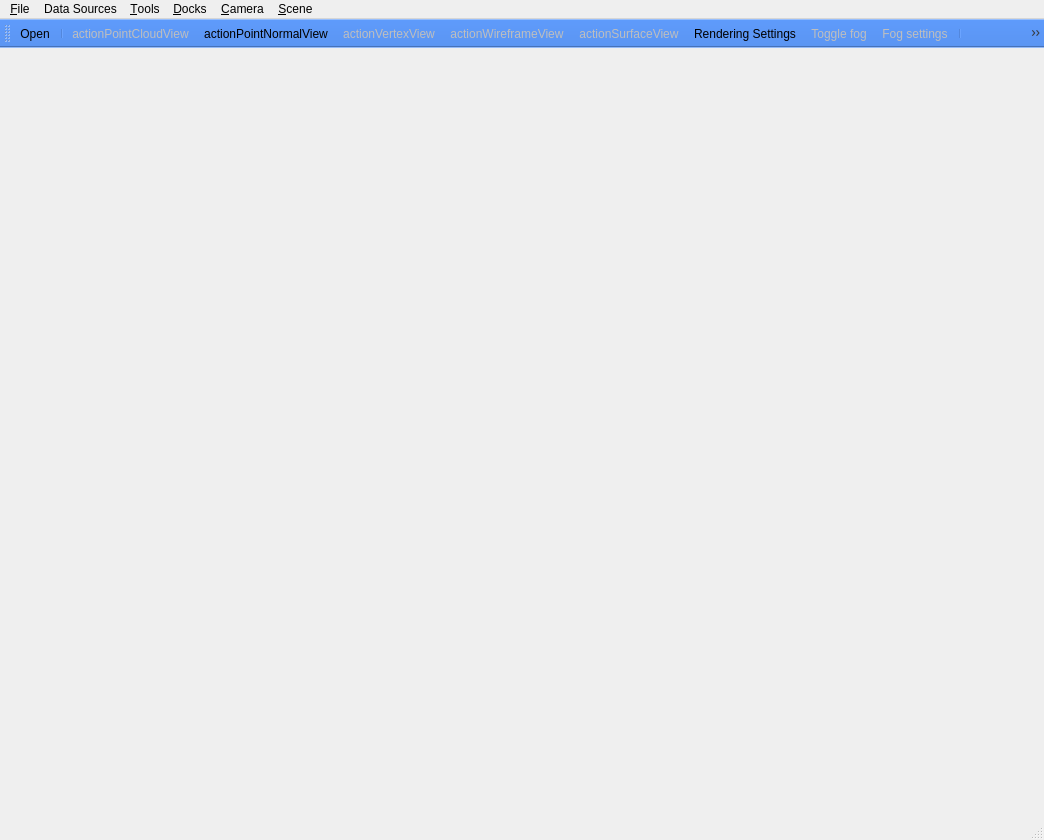
<?xml version="1.0" encoding="UTF-8"?>
<ui version="4.0">
 <class>MainWindow</class>
 <widget class="QMainWindow" name="MainWindow">
  <property name="geometry">
   <rect>
    <x>0</x>
    <y>0</y>
    <width>1044</width>
    <height>840</height>
   </rect>
  </property>
  <property name="sizePolicy">
   <sizepolicy hsizetype="Fixed" vsizetype="Fixed">
    <horstretch>0</horstretch>
    <verstretch>0</verstretch>
   </sizepolicy>
  </property>
  <property name="minimumSize">
   <size>
    <width>320</width>
    <height>200</height>
   </size>
  </property>
  <property name="maximumSize">
   <size>
    <width>100000</width>
    <height>100000</height>
   </size>
  </property>
  <property name="windowTitle">
   <string>MainWindow</string>
  </property>
  <widget class="QWidget" name="centralwidget"/>
  <widget class="QMenuBar" name="menubar">
   <property name="geometry">
    <rect>
     <x>0</x>
     <y>0</y>
     <width>1044</width>
     <height>22</height>
    </rect>
   </property>
   <widget class="QMenu" name="menu_File">
    <property name="title">
     <string>&amp;File</string>
    </property>
    <addaction name="action_Open"/>
    <addaction name="actionOpen_a_scan_in_slam6d_format"/>
    <addaction name="separator"/>
    <addaction name="action_Quit"/>
   </widget>
   <widget class="QMenu" name="menu_View">
    <property name="title">
     <string>&amp;Camera</string>
    </property>
    <addaction name="separator"/>
    <addaction name="actionShow_entire_scene"/>
    <addaction name="actionCenter_on_selected_object"/>
    <addaction name="actionGo_to_last_postion"/>
    <addaction name="separator"/>
    <addaction name="actionAdd_current_view_to_path"/>
    <addaction name="actionEdit_path"/>
    <addaction name="actionAnimate_Path"/>
    <addaction name="separator"/>
    <addaction name="actionXZ_ortho_projection"/>
    <addaction name="actionYZ_ortho_projection"/>
    <addaction name="actionXY_ortho_projection"/>
    <addaction name="actionPerspective_projection"/>
   </widget>
   <widget class="QMenu" name="menu_Tools">
    <property name="title">
     <string>&amp;Tools</string>
    </property>
    <addaction name="actionSave_Screenshot"/>
    <addaction name="actionGenerateMesh"/>
    <addaction name="actionMatchPointClouds"/>
   </widget>
   <widget class="QMenu" name="menuView">
    <property name="title">
     <string>&amp;Docks</string>
    </property>
   </widget>
   <widget class="QMenu" name="menu_Scene">
    <property name="title">
     <string>&amp;Scene</string>
    </property>
    <addaction name="actionToggle_fog"/>
    <addaction name="actionFog_settings"/>
   </widget>
   <widget class="QMenu" name="menuData_Sources">
    <property name="title">
     <string>Data Sources</string>
    </property>
    <addaction name="action_Kinect"/>
   </widget>
   <addaction name="menu_File"/>
   <addaction name="menuData_Sources"/>
   <addaction name="menu_Tools"/>
   <addaction name="menuView"/>
   <addaction name="menu_View"/>
   <addaction name="menu_Scene"/>
  </widget>
  <widget class="QStatusBar" name="statusbar"/>
  <widget class="QToolBar" name="toolBar">
   <property name="enabled">
    <bool>true</bool>
   </property>
   <property name="palette">
    <palette>
     <active>
      <colorrole role="Base">
       <brush brushstyle="SolidPattern">
        <color alpha="255">
         <red>255</red>
         <green>255</green>
         <blue>255</blue>
        </color>
       </brush>
      </colorrole>
      <colorrole role="Window">
       <brush brushstyle="SolidPattern">
        <color alpha="255">
         <red>91</red>
         <green>149</green>
         <blue>242</blue>
        </color>
       </brush>
      </colorrole>
     </active>
     <inactive>
      <colorrole role="Base">
       <brush brushstyle="SolidPattern">
        <color alpha="255">
         <red>255</red>
         <green>255</green>
         <blue>255</blue>
        </color>
       </brush>
      </colorrole>
      <colorrole role="Window">
       <brush brushstyle="SolidPattern">
        <color alpha="255">
         <red>91</red>
         <green>149</green>
         <blue>242</blue>
        </color>
       </brush>
      </colorrole>
     </inactive>
     <disabled>
      <colorrole role="Base">
       <brush brushstyle="SolidPattern">
        <color alpha="255">
         <red>91</red>
         <green>149</green>
         <blue>242</blue>
        </color>
       </brush>
      </colorrole>
      <colorrole role="Window">
       <brush brushstyle="SolidPattern">
        <color alpha="255">
         <red>91</red>
         <green>149</green>
         <blue>242</blue>
        </color>
       </brush>
      </colorrole>
     </disabled>
    </palette>
   </property>
   <property name="windowTitle">
    <string>toolBar</string>
   </property>
   <property name="autoFillBackground">
    <bool>false</bool>
   </property>
   <property name="iconSize">
    <size>
     <width>32</width>
     <height>32</height>
    </size>
   </property>
   <property name="toolButtonStyle">
    <enum>Qt::ToolButtonIconOnly</enum>
   </property>
   <attribute name="toolBarArea">
    <enum>TopToolBarArea</enum>
   </attribute>
   <attribute name="toolBarBreak">
    <bool>false</bool>
   </attribute>
   <addaction name="action_Open"/>
   <addaction name="separator"/>
   <addaction name="actionPointCloudView"/>
   <addaction name="actionPointNormalView"/>
   <addaction name="actionVertexView"/>
   <addaction name="actionWireframeView"/>
   <addaction name="actionSurfaceView"/>
   <addaction name="actionRenderingSettings"/>
   <addaction name="actionToggle_fog"/>
   <addaction name="actionFog_settings"/>
   <addaction name="separator"/>
   <addaction name="actionShowSelection"/>
   <addaction name="actionShow_entire_scene"/>
   <addaction name="actionSave_Screenshot"/>
   <addaction name="separator"/>
  </widget>
  <action name="action_Open">
   <property name="icon">
    <iconset resource="../res/viewer.qrc">
     <normaloff>:/qv_import.png</normaloff>:/qv_import.png</iconset>
   </property>
   <property name="text">
    <string>&amp;Open...</string>
   </property>
  </action>
  <action name="action_Quit">
   <property name="text">
    <string>&amp;Quit</string>
   </property>
  </action>
  <action name="actionShow_entire_scene">
   <property name="icon">
    <iconset resource="../res/viewer.qrc">
     <normaloff>:/qv_showall.png</normaloff>:/qv_showall.png</iconset>
   </property>
   <property name="text">
    <string>Show entire scene</string>
   </property>
  </action>
  <action name="actionCenter_on_selected_object">
   <property name="enabled">
    <bool>false</bool>
   </property>
   <property name="text">
    <string>Show selected object</string>
   </property>
  </action>
  <action name="actionReset_Postion">
   <property name="text">
    <string>Reset Postion</string>
   </property>
  </action>
  <action name="actionGo_to_last_postion">
   <property name="enabled">
    <bool>false</bool>
   </property>
   <property name="text">
    <string>Go to last postion</string>
   </property>
  </action>
  <action name="actionAdd_current_view_to_path">
   <property name="enabled">
    <bool>false</bool>
   </property>
   <property name="text">
    <string>Add current view to path</string>
   </property>
  </action>
  <action name="actionAnimate_Path">
   <property name="enabled">
    <bool>false</bool>
   </property>
   <property name="text">
    <string>Animate path</string>
   </property>
  </action>
  <action name="actionEdit_path">
   <property name="enabled">
    <bool>false</bool>
   </property>
   <property name="text">
    <string>Edit path...</string>
   </property>
  </action>
  <action name="actionSend_Commands">
   <property name="enabled">
    <bool>false</bool>
   </property>
   <property name="text">
    <string>Send Commands...</string>
   </property>
  </action>
  <action name="actionSave_Screenshot">
   <property name="enabled">
    <bool>false</bool>
   </property>
   <property name="icon">
    <iconset resource="../res/viewer.qrc">
     <normaloff>:/qv_screenshot.png</normaloff>:/qv_screenshot.png</iconset>
   </property>
   <property name="text">
    <string>Save Screenshot...</string>
   </property>
  </action>
  <action name="actionLoaded_Objects">
   <property name="text">
    <string>&amp;Loaded objects</string>
   </property>
  </action>
  <action name="action_Robot_control">
   <property name="text">
    <string>&amp;Robot control</string>
   </property>
  </action>
  <action name="actionXZ_ortho_projection">
   <property name="enabled">
    <bool>true</bool>
   </property>
   <property name="text">
    <string>XZ ortho projection</string>
   </property>
  </action>
  <action name="actionYZ_ortho_projection">
   <property name="enabled">
    <bool>true</bool>
   </property>
   <property name="text">
    <string>YZ ortho projection</string>
   </property>
  </action>
  <action name="actionXY_ortho_projection">
   <property name="enabled">
    <bool>true</bool>
   </property>
   <property name="text">
    <string>XY ortho projection</string>
   </property>
  </action>
  <action name="actionPerspective_projection">
   <property name="text">
    <string>Perspective projection</string>
   </property>
  </action>
  <action name="actionOpen_a_scan_in_slam6d_format">
   <property name="enabled">
    <bool>false</bool>
   </property>
   <property name="text">
    <string>Load a slam6d scan...</string>
   </property>
  </action>
  <action name="actionToggle_fog">
   <property name="checkable">
    <bool>true</bool>
   </property>
   <property name="enabled">
    <bool>false</bool>
   </property>
   <property name="icon">
    <iconset resource="../res/viewer.qrc">
     <normaloff>:/qv_fog.png</normaloff>:/qv_fog.png</iconset>
   </property>
   <property name="text">
    <string>Toggle fog</string>
   </property>
  </action>
  <action name="actionFog_settings">
   <property name="enabled">
    <bool>false</bool>
   </property>
   <property name="icon">
    <iconset resource="../res/viewer.qrc">
     <normaloff>:/qv_fogsettings.png</normaloff>:/qv_fogsettings.png</iconset>
   </property>
   <property name="text">
    <string>Fog settings...</string>
   </property>
  </action>
  <action name="actionWireframeView">
   <property name="checkable">
    <bool>true</bool>
   </property>
   <property name="enabled">
    <bool>false</bool>
   </property>
   <property name="icon">
    <iconset resource="../res/viewer.qrc">
     <normaloff>:/qv_wireframe.png</normaloff>:/qv_wireframe.png</iconset>
   </property>
   <property name="text">
    <string>actionWireframeView</string>
   </property>
   <property name="toolTip">
    <string>Render objects in wireframe mode</string>
   </property>
  </action>
  <action name="actionVertexView">
   <property name="checkable">
    <bool>true</bool>
   </property>
   <property name="enabled">
    <bool>false</bool>
   </property>
   <property name="icon">
    <iconset resource="../res/viewer.qrc">
     <normaloff>:/qv_vertices.png</normaloff>:/qv_vertices.png</iconset>
   </property>
   <property name="text">
    <string>actionVertexView</string>
   </property>
   <property name="toolTip">
    <string>Renders vertices only</string>
   </property>
  </action>
  <action name="actionPointCloudView">
   <property name="enabled">
    <bool>false</bool>
   </property>
   <property name="icon">
    <iconset resource="../res/viewer.qrc">
     <normaloff>:/qv_points.png</normaloff>:/qv_points.png</iconset>
   </property>
   <property name="text">
    <string>actionPointCloudView</string>
   </property>
   <property name="toolTip">
    <string>Renders loaded point clouds only</string>
   </property>
  </action>
  <action name="actionSurfaceView">
   <property name="checkable">
    <bool>true</bool>
   </property>
   <property name="enabled">
    <bool>false</bool>
   </property>
   <property name="icon">
    <iconset resource="../res/viewer.qrc">
     <normaloff>:/qv_surfaces.png</normaloff>:/qv_surfaces.png</iconset>
   </property>
   <property name="text">
    <string>actionSurfaceView</string>
   </property>
   <property name="toolTip">
    <string>Render surfaces of loded meshes</string>
   </property>
  </action>
  <action name="actionGenerateMesh">
   <property name="text">
    <string>Generate Mesh</string>
   </property>
  </action>
  <action name="actionMatchPointClouds">
   <property name="text">
    <string>Match Point Clouds</string>
   </property>
  </action>
  <action name="actionShowSelection">
   <property name="icon">
    <iconset resource="../res/viewer.qrc">
     <normaloff>:/qv_showSelection.png</normaloff>:/qv_showSelection.png</iconset>
   </property>
   <property name="text">
    <string>Show Selection</string>
   </property>
  </action>
  <action name="actionPointNormalView">
   <property name="checkable">
    <bool>true</bool>
   </property>
   <property name="icon">
    <iconset resource="../res/viewer.qrc">
     <normaloff>:/qv_pointNormals.png</normaloff>:/qv_pointNormals.png</iconset>
   </property>
   <property name="text">
    <string>actionPointNormalView</string>
   </property>
  </action>
  <action name="actionRenderingSettings">
   <property name="icon">
    <iconset resource="../res/viewer.qrc">
     <normaloff>:/qv_rendering.png</normaloff>:/qv_rendering.png</iconset>
   </property>
   <property name="text">
    <string>Rendering Settings</string>
   </property>
  </action>
  <action name="action_Kinect">
   <property name="text">
    <string>Kinect...</string>
   </property>
  </action>
 </widget>
 <resources>
  <include location="../res/viewer.qrc"/>
 </resources>
 <connections>
  <connection>
   <sender>action_Quit</sender>
   <signal>triggered()</signal>
   <receiver>MainWindow</receiver>
   <slot>close()</slot>
   <hints>
    <hint type="sourcelabel">
     <x>-1</x>
     <y>-1</y>
    </hint>
    <hint type="destinationlabel">
     <x>399</x>
     <y>270</y>
    </hint>
   </hints>
  </connection>
 </connections>
</ui>
